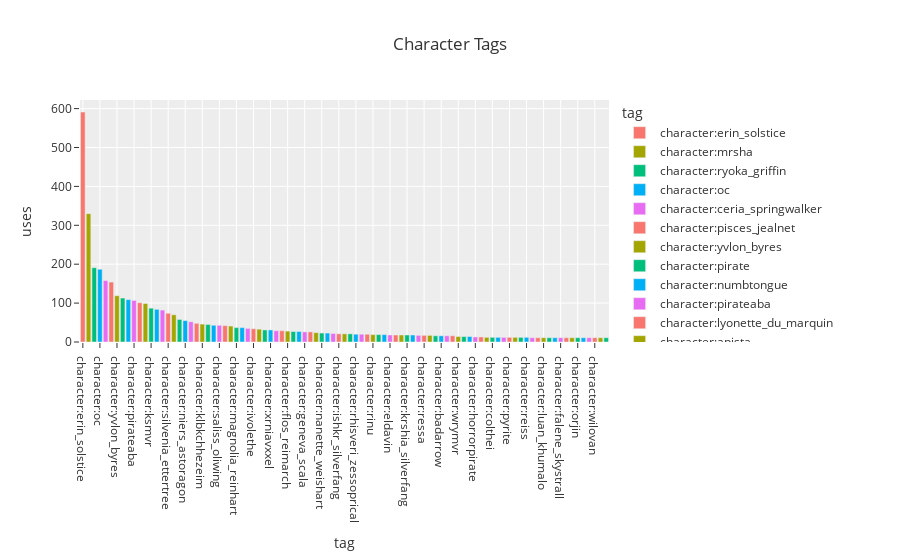

Notebook source saved alongside this figure:
### Markdown cell above
### Character Tags

### Code cell
character_tags = tags.query("tag.str.startswith('character:') & uses > 10")
character_tags.head()

px.bar(
    character_tags,
    x="tag",
    y="uses",
    color="tag",
    title="Character Tags",
    height=PX_DEFAULT_HEIGHT,
).show()
